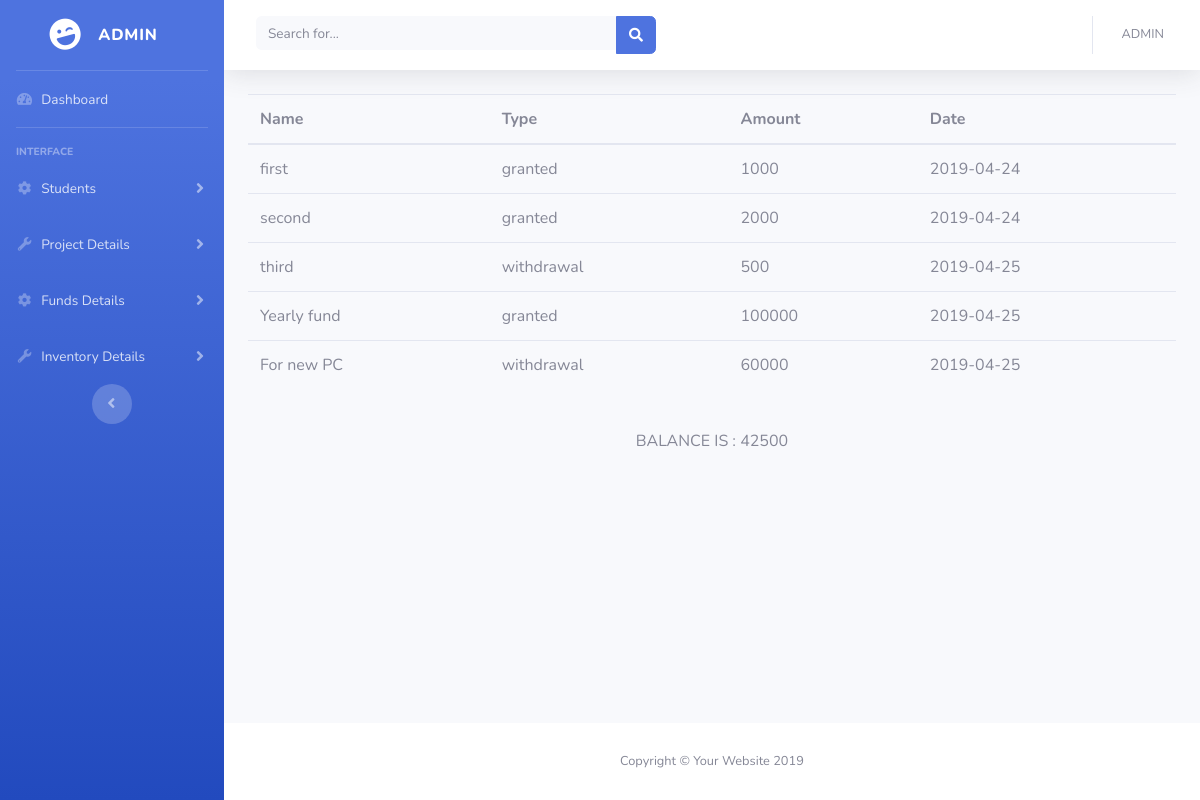
The app's page /view_funds.php with its own data.
### tables this page shows
CREATE TABLE IF NOT EXISTS `funds` (
  `id` int(11) NOT NULL AUTO_INCREMENT,
  `name` varchar(100) NOT NULL,
  `type` varchar(100) NOT NULL,
  `amount` int(10) NOT NULL,
  `fdate` date NOT NULL,
  PRIMARY KEY (`id`)
);

### view_funds.php (the view, shortened to what this page needs)
<?php
  $db = mysqli_connect('localhost', 'root', '', 'udis');
  $sql  = "SELECT * FROM funds";
  $res = mysqli_query($db,$sql);
  $grant = "SELECT SUM(amount) as grant_amount FROM funds where type = 'granted'";
  $withdrawal = "SELECT SUM(amount) as withdrawal_amount FROM funds where type = 'withdrawal'";
  $res_1 = mysqli_query($db,$grant);
if($col = mysqli_fetch_assoc($res_1)){
        $bal_1 = $col["grant_amount"];
  }
  $res_2 = mysqli_query($db,$withdrawal);
  if($col = mysqli_fetch_assoc($res_2)){
    $bal_2 = $col["withdrawal_amount"];
  }
  $price = $bal_1 - $bal_2;
?>
<!DOCTYPE html>
<html lang="en">
<head>
  <link href="vendor/fontawesome-free/css/all.min.css" rel="stylesheet" type="text/css">
  <link href="css/sb-admin-2.min.css" rel="stylesheet">
</head>
<body id="page-top">
  <div id="wrapper">
    <ul class="navbar-nav bg-gradient-primary sidebar sidebar-dark accordion" id="accordionSidebar">
      <a class="sidebar-brand d-flex align-items-center justify-content-center" href="index.php">
        <div class="sidebar-brand-icon rotate-n-15">
          <i class="fas fa-laugh-wink"></i>
        </div>
        <div class="sidebar-brand-text mx-3"> Admin </div>
      </a>
      <hr class="sidebar-divider my-0">
      <li class="nav-item">
        <a class="nav-link" href="#">
          <i class="fas fa-fw fa-tachometer-alt"></i>
          <span>Dashboard</span></a>
      </li>
      <hr class="sidebar-divider">
      <div class="sidebar-heading">
        Interface
      </div>
      <li class="nav-item">
        <a class="nav-link collapsed" href="#" data-toggle="collapse" data-target="#collapseTwo" aria-expanded="true" aria-controls="collapseTwo">
          <i class="fas fa-fw fa-cog"></i>
          <span>Students</span>
        </a>
      </li>
      <li class="nav-item">
        <a class="nav-link collapsed" href="#" data-toggle="collapse" data-target="#collapseUtilities" aria-expanded="true" aria-controls="collapseUtilities">
          <i class="fas fa-fw fa-wrench"></i>
          <span>Project Details</span>
        </a>
      </li>
      <li class="nav-item">
        <a class="nav-link collapsed" href="#" data-toggle="collapse" data-target="#collapseTwos" aria-expanded="true" aria-controls="collapseTwo">
          <i class="fas fa-fw fa-cog"></i>
          <span>Funds Details</span>
        </a>
      </li>
      <li class="nav-item">
        <a class="nav-link collapsed" href="#" data-toggle="collapse" data-target="#collapseUtiliti" aria-expanded="true" aria-controls="collapseUtilities">
          <i class="fas fa-fw fa-wrench"></i>
          <span>Inventory Details</span>
        </a>
      </li>
      <div class="text-center d-none d-md-inline">
        <button class="rounded-circle border-0" id="sidebarToggle"></button>
      </div>
    </ul>
    <div id="content-wrapper" class="d-flex flex-column">
      <div id="content">
        <nav class="navbar navbar-expand navbar-light bg-white topbar mb-4 static-top shadow">
          <form class="d-none d-sm-inline-block form-inline mr-auto ml-md-3 my-2 my-md-0 mw-100 navbar-search">
            <div class="input-group">
              <input type="text" class="form-control bg-light border-0 small" placeholder="Search for..." aria-label="Search" aria-describedby="basic-addon2">
              <div class="input-group-append">
                <button class="btn btn-primary" type="button">
                  <i class="fas fa-search fa-sm"></i>
                </button>
              </div>
            </div>
          </form>
          <ul class="navbar-nav ml-auto">
            <li class="nav-item dropdown no-arrow">
              <a class="nav-link dropdown-toggle" href="#" id="userDropdown" role="button" data-toggle="dropdown" aria-haspopup="true" aria-expanded="false">
                <span class="mr-2 d-none d-lg-inline text-gray-600 small">ADMIN</span>
              </a>
            </li>
          </ul>
        </nav>
        <div class="container-fluid">
 <div class = "table-responsive">
                    <table class = "table">
                      <thead><tr>
                        <th>Name</th>
                        <th>Type</th>
                        <th>Amount</th>
                         <th>Date</th>
                      </tr></thead>
                      <tbody>
                        <?php
                        while($row = mysqli_fetch_array($res)){
                          echo '<tr>
          <td>'.$row['name'].'</td>
          <td>'.$row['type'].'</td>
          <td>'.$row['amount'].'</td>
          <td>'.$row['fdate'].'</td>
           </tr>';
                        }?>
                      </tbody>
                    </table>
                    <?php
                    echo'<br>';
                    echo '<center>BALANCE IS : '.$price.'</center>';
                    ?>
                  </div>
        </div>
      </div>
      <footer class="sticky-footer bg-white">
        <div class="container my-auto">
          <div class="copyright text-center my-auto">
            <span>Copyright &copy; Your Website 2019</span>
          </div>
        </div>
      </footer>
    </div>
  </div>
</body>
</html>

### records on screen
funds: name "first", type "granted", amount "1000", fdate "2019-04-24"
funds: name "second", type "granted", amount "2000", fdate "2019-04-24"
funds: name "third", type "withdrawal", amount "500", fdate "2019-04-25"
funds: name "Yearly fund", type "granted", amount "100000", fdate "2019-04-25"
funds: name "For new PC", type "withdrawal", amount "60000", fdate "2019-04-25"

### other values on screen
$price "42500"
